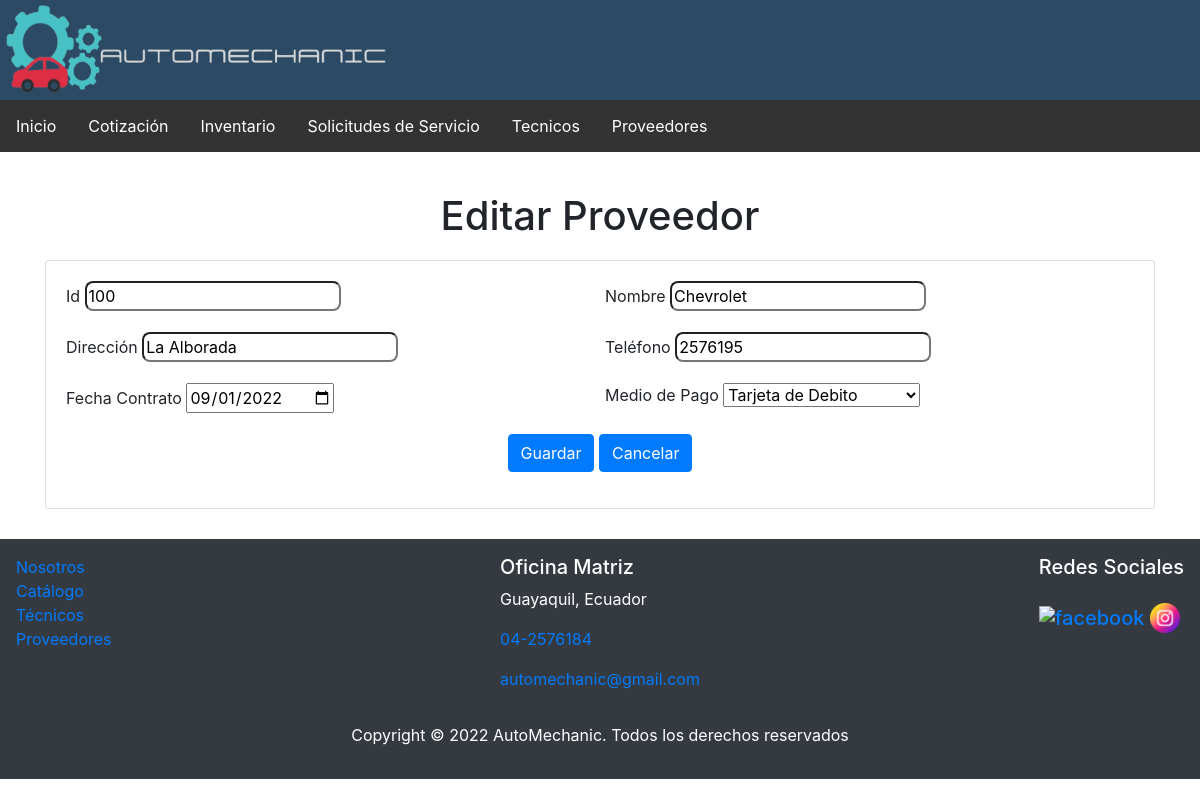
Screenshot of /index.php?c=proveedores&f=view_edit&id=100 with the database file from the repository.
### tables this page shows
CREATE TABLE `proveedor` (
  `id_proveedor` int(11) NOT NULL,
  `nombre_proveedor` varchar(50) NOT NULL,
  `direccion` varchar(200) NOT NULL,
  `telefono` varchar(10) NOT NULL,
  `fecha_contrato` date NOT NULL,
  `id_medio_pago` int(11) NOT NULL
);

### controller/ProveedoresController.php (called while the page is built, shortened)
<?php
require_once 'model/dao/ProveedoresDAO.php';
class ProveedoresController {
    private $model;
    public function __construct() {
        $this->model = new ProveedoresDAO();
    }
    public function view_edit(){
        $id= $_REQUEST['id'];
        $prov = $this->model->selectOne($id);
        $modeloProv = new ProveedoresDAO();
        $prove = $modeloProv->selectAllMetodosPago();
        require_once VPROVEEDORES.'edit.php';
    }
}

### controller/FrontController.php (called while the page is built, shortened)
<?php
class FrontController
{
    public function ruteo()
    {
        $funcion = (!empty($_REQUEST['f'])) ? htmlentities($_REQUEST['f']) : FUNCION_PRINCIPAL;
        $cont = new  $controlador();
        $cont->$funcion();
    }
}

### index.php (called while the page is built)
<?php
    require_once 'controller/FrontController.php';
    $front = new FrontController();
    $front->ruteo();

### config/conexion.php (called while the page is built)
<?php
class Conexion
{
    public static function getConexion()
    {
        $dsn = 'mysql:host=localhost;port=3306;dbname=' . DBNAME;
        $conexion = null;
        try {
            $conexion = new PDO($dsn, DBUSER, DBPASSWORD);
            $conexion->setAttribute(PDO::ATTR_ERRMODE, PDO::ERRMODE_EXCEPTION);
        } catch (Exception $e) {
            echo $e;
            die("error " . $e->getMessage());
        }
        return $conexion;
    }
}

### model/dao/ProveedoresDAO.php (called while the page is built, shortened)
<?php
require_once 'config/conexion.php';
class ProveedoresDAO {
    private $con;
    public function __construct() {
        $this->con = Conexion::getConexion();
    }
    public function selectAllMetodosPago() {
        $sql = "select * from medio_pago";
        $stmt = $this->con->prepare($sql);
        $stmt->execute();
        $resultados = $stmt->fetchAll(PDO::FETCH_OBJ);
        return $resultados;
    }
    public function selectOne($id) {
        $sql = "select * from proveedor where ".
        "id_proveedor=:id";
        $stmt = $this->con->prepare($sql);
        $data = ['id' => $id];
        $stmt->execute($data);
        $proveedor = $stmt->fetch(PDO::FETCH_ASSOC);
        return $proveedor;
    }
}

### view/proveedores/proveedores.edit.php (the view, shortened to what this page needs)
<div class="container">
    <div class="card card-body">
        <form action="index.php?c=proveedores&f=edit" method="POST" name="formProvNuevo" id="formProvNuevo">
        <div class="form-row">
                <div class="form-group col-sm-6">
                    <label for="nombre">Id</label>
                    <input type="text" name="id" id="id" value="<?php echo $prov['id_proveedor']; ?>"readonly/>
                </div>
                <div class="form-group col-sm-6">
                    <label for="nombre">Nombre</label>
                    <input type="text" name="nombre" id="nombre" value="<?php echo $prov['nombre_proveedor']; ?>" class=" " placeholder="nombre proveedor" required>
                </div>
                <div class="form-group col-sm-6">
                    <label for="direccion">Direcci&oacute;n</label>
                    <input type="text" name="direccion" id="direccion" value="<?php echo $prov['direccion']; ?>" class=" " placeholder="direccion proveedor" required>
                </div>
                <div class="form-group col-sm-6">
                    <label for="telefono">Tel&eacute;fono</label>
                    <input type="text" name="telefono" id="telefono" value="<?php echo $prov['telefono']; ?>" class=" " placeholder="telefono proveedor" required>
                </div>
                <div class="form-group col-sm-6">
                    <label for="fecha">Fecha Contrato</label>
                    <input type="date" name="fecha" id="fecha" value="<?php echo $prov['fecha_contrato']; ?>" class=" " placeholder="fecha contrato proveedor" required>
                </div>
                <div class="form-group col-sm-6">
                    <label for="medioPago">Medio de Pago</label>
                    <select id="medioPago" name="medioPago" class=" ">
                        <?php foreach ($prove as $medio) {
                            $selected='';
                            if($medio->id_medio_pago == $prov['id_medio_pago']){
                                $selected='selected="selected"';
                            }
                        ?>
                            <option value="<?php echo $medio->id_medio_pago ?>" <?php echo $selected; ?>>
                            <?php echo $medio->nombre_medio; ?>
                            </option>
                        <?php
                        }
                        ?>
                    </select>
                </div>
                <div class="form-group mx-auto">
                    <button type="submit" class="btn btn-primary"
                        onclick="if (!confirm('Esta seguro de modificar el producto?')) return false;" >Guardar</button>
                    <a href="index.php?c=proveedores&f=index" class="btn btn-primary">Cancelar</a>
                </div>
            </div>
        </form>
    </div>
</div>

### assets/css/estilos.css (style rules this page uses)
input[type=text] { border-radius: 8px; }

### rows the page displays
proveedor: id "100", nombre "Chevrolet", direccion "La Alborada", telefono "2576195", fecha "09/01/2022"

### other values shown
$titulo "Editar Proveedor"
form field medioPago "Tarjeta de Debito"
